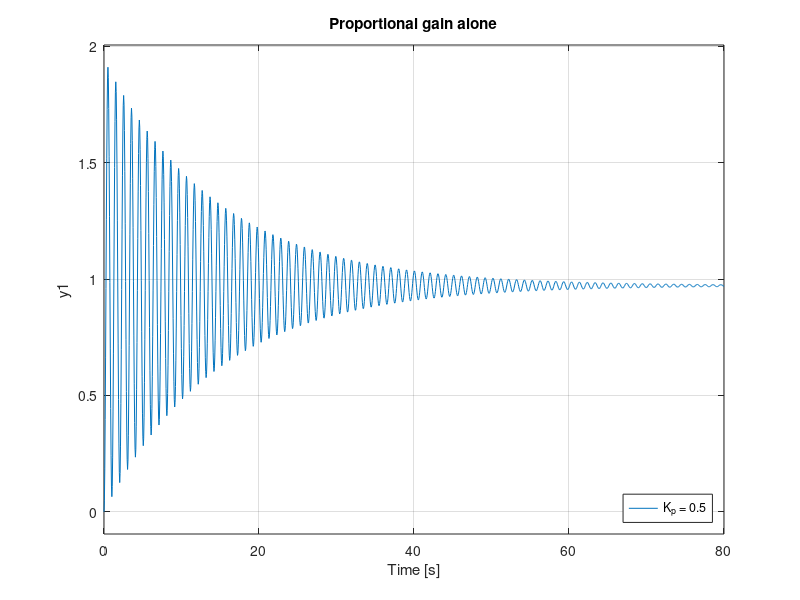

Source code (MATLAB): (Note: this script raises an error after producing the figure.)
%% Tune a controller for the model you fitted
% Three ways, in order: by feel, by design, and by function. Do them in that
% order. The point is not to arrive at gains, it is to arrive at gains you can
% defend when somebody asks why.
%
% You need |my_model.mat| from *s1_identify*.

clear; close all
load('my_model.mat')                  % K, wn, zeta
G = tf(K*wn^2, [1, 2*zeta*wn, wn^2]);

fprintf('Your model: K = %.2f deg/V, wn = %.3f rad/s, zeta = %.3f\n', K, wn, zeta);

%% What one knob does
% Proportional gain alone, swept. Watch the two things that happen and the one
% that does not.

figure
hold on
for kp = [0.5 2 10]
    step(feedback(kp*G, 1), 80)
end
hold off; grid on; legend('K_p = 0.5', 'K_p = 2', 'K_p = 10', 'Location', 'southeast')
title('Proportional gain alone')

%%
% Close a proportional loop and the characteristic polynomial is
%
% $$s^2 + 2\zeta\omega_n s + \omega_n^2(1 + KK_p)$$
%
% $K_p$ is not in the coefficient of $s$. So the real part of the poles cannot
% move: the oscillation gets faster, the damping ratio falls, and the settling
% time stays where it was. More gain buys a worse response and not one second
% of settling.
%
% It also never goes unstable, whatever you set. That matters for the next
% section.

%% Why Ziegler-Nichols has nothing to bite on here
% The tuning rule you may have met works by turning $K_p$ up until the loop
% oscillates steadily, then reading off that ultimate gain and its period.
%
% There is no such gain for this plant. The coefficient of $s$ is
% $2\zeta\omega_n$, which is positive and has no $K_p$ in it, so every
% positive $K_p$ leaves a stable loop. Check it:

kps = logspace(-2, 4, 200);
worst = arrayfun(@(g) max(real(pole(feedback(g*G, 1)))), kps);
fprintf('\nKp from %.2g to %.2g: worst pole real part is always %.4f\n', ...
    kps(1), kps(end), max(worst));
fprintf('Stable at every one of them, so there is no ultimate gain to find.\n');

%%
% The open-loop rule does not apply either: it wants an S-shaped step response
% to measure a delay and a slope from, and this one oscillates.
%
% This is worth knowing for its own sake. A tuning rule is fitted to a class of
% plants, and outside that class it does not degrade gracefully, it simply has
% no input. Recognising when a method does not apply is part of the method.

%% Level 1: by feel
% Open the slider tool, and get a feel for what each gain does before you
% compute anything.
%
%   tune_sliders(K, wn, zeta)
%
% Start with all three low. Raise $K_d$ until the oscillation calms. Raise
% $K_p$ until it gets there in reasonable time. Raise $K_i$ until the gap to
% the target closes. Then notice what raising each one too far costs you.

tune_sliders(K, wn, zeta);

%% Level 2: by design
% Feel does not scale and does not transfer. Decide where you want the poles
% and solve for the gains that put them there.
%
% With PID the characteristic polynomial is
%
% $$s^3 + (2\zeta\omega_n + K\omega_n^2 K_d)s^2 + (\omega_n^2 + K\omega_n^2 K_p)s + K\omega_n^2 K_i$$
%
% Ask for a dominant pair at $\zeta_c$, $\omega_c$ and a real pole at $-p$:
%
% $$(s^2 + 2\zeta_c\omega_c s + \omega_c^2)(s + p)$$
%
% Match the coefficients and the three gains fall out. That is three equations
% and three unknowns, and you can do it on paper.

zc = 0.7;     % damping you want
wc = 1.0;     % speed you want, rad/s
p  = 3.0;     % the third pole, well left of the pair

a  = K * wn^2;
Kd_design = (2*zc*wc + p - 2*zeta*wn) / a;
Kp_design = (wc^2 + 2*zc*wc*p - wn^2) / a;
Ki_design = (wc^2 * p) / a;

fprintf('\nBy design: Kp = %.3f, Ki = %.3f, Kd = %.3f\n', ...
    Kp_design, Ki_design, Kd_design);

C_design = pid(Kp_design, Ki_design, Kd_design);
S = stepinfo(feedback(C_design*G, 1));
fprintf('  overshoot %.1f%%, settles in %.1f s\n', S.Overshoot, S.SettlingTime);

%% Level 3: by function
% |pidtune| chooses gains to hit a target bandwidth with a sensible margin. It
% is the tool you would actually reach for, and now you have something to check
% it against.

C_auto = pidtune(G, 'PID');
fprintf('\nBy pidtune: Kp = %.3f, Ki = %.3f, Kd = %.3f\n', ...
    C_auto.Kp, C_auto.Ki, C_auto.Kd);
S2 = stepinfo(feedback(C_auto*G, 1));
fprintf('  overshoot %.1f%%, settles in %.1f s\n', S2.Overshoot, S2.SettlingTime);

%%
% Ask it for a particular crossover and watch what happens near the plant's own
% resonance. At $\omega_c$ = 1 rad/s, which is where this plant rings, the
% tuner backs right off and hands you something that takes eight minutes.

for wc_try = [1 3 8]
    Ct = pidtune(G, 'PID', wc_try);
    St = stepinfo(feedback(Ct*G, 1));
    fprintf('  wc = %g:  Kp = %6.3f, Ki = %6.3f, Kd = %6.3f  ->  settles in %.1f s\n', ...
        wc_try, Ct.Kp, Ct.Ki, Ct.Kd, St.SettlingTime);
end

%%
% Compare the two designs.

figure
step(feedback(C_design*G, 1), 20); hold on
step(feedback(C_auto*G, 1), 20); hold off
grid on; legend('by design', 'pidtune', 'Location', 'southeast')
title('Your design against the function''s')

%% The one the function cannot know about
% Run both through the check that decides what actually flies.

fprintf('\n--- your design ---\n');
[ok_d, why_d] = heli_check_one(Kp_design, Ki_design, Kd_design);
fprintf('%s %s\n', string(ok_d), why_d);

fprintf('\n--- pidtune ---\n');
[ok_a, why_a] = heli_check_one(C_auto.Kp, C_auto.Ki, C_auto.Kd);
fprintf('%s %s\n', string(ok_a), why_a);

%%
% Read that carefully, because it is the whole session in one result.
%
% By every control-engineering measure, |pidtune| wins. Better damping, more
% phase margin, settles sooner. And it is refused, because it asks the motors
% for more volts than the amplifier has.
%
% The function was not wrong. It optimised for the specification it was given,
% and the amplifier was not in it. Nothing you can do inside the loop fixes a
% specification that left something out.
%
% Which of the two would you defend in a design review? That is the question
% the coursework asks, and there is more than one defensible answer.

%% Check it, then submit
% |submit_gains| runs the same checks and only then gives you a link with your
% numbers in it.

submit_gains(Kp_design, Ki_design, Kd_design, 'your name here');
